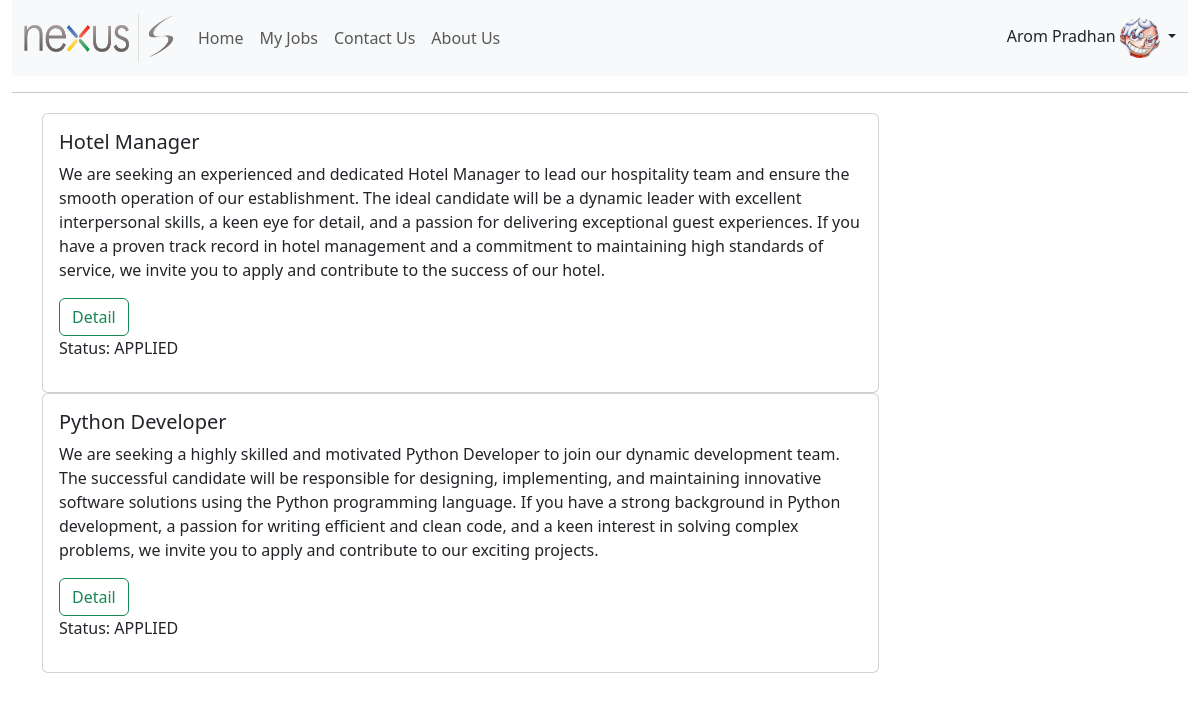
Page /my-jobs/ (signed in) on the earlier database version.
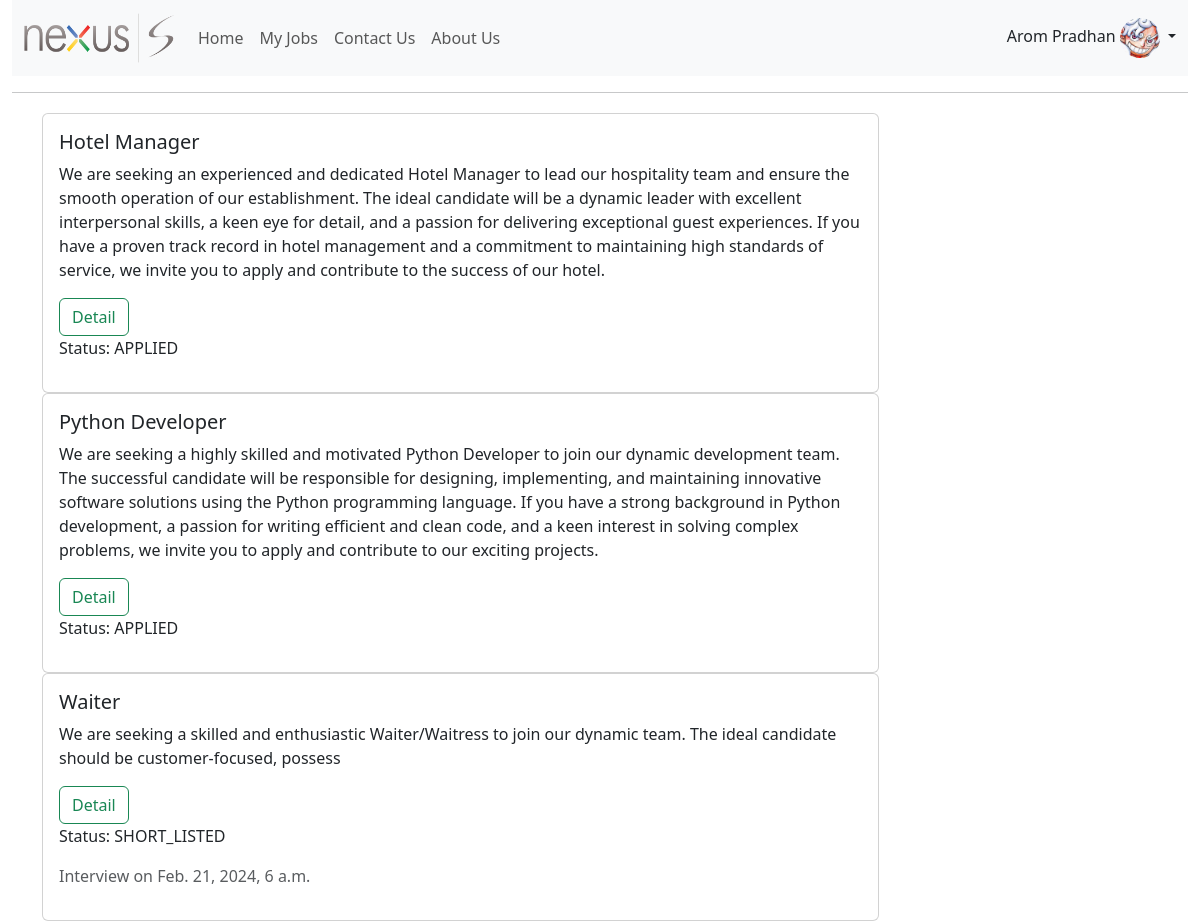
Same page on the later database version.
### core/models.py (models this page shows, shortened)
class JobApplication(BaseModel):
    status_choices = [
        ("APPLIED", "Applied"),
        ("SCREENING", "Screening"),
        ("SHORT_LISTED", "Short_Listed"),
        ("REJECTED", "Rejected"),
        ("SELECTED", "Selected"),
    ]
    job = models.ForeignKey(Job, on_delete=models.CASCADE, related_name="job_applications")
    user = models.ForeignKey(User, on_delete=models.CASCADE, related_name="user_application")
    interview_data = models.DateTimeField(null=True, blank=True)
    status = models.CharField(choices=status_choices, max_length=20)

class Job(BaseModel):
    title = models.CharField(max_length=50)
    description = models.TextField(max_length=1000)
    category = models.ForeignKey(Category, on_delete=models.CASCADE)
    application_deadline = models.DateField()
    is_active = models.BooleanField(default=False)

### core/views.py (the view)
# urls.py: path('my-jobs/', MyJobsView.as_view(), name='my_jobs'),
class MyJobsView(ListView):
    template_name = 'core/my_jobs.html'
    context_object_name = 'job_applications'
    def get_queryset(self):
        return JobApplication.objects.filter(user=self.request.user)

### templates/core/my_jobs.html
{% extends 'layouts/base.html' %}
{% block content %}
{% for application in job_applications %}
<div class="card w-75">
  <div class="card-body">
    <h5 class="card-title">{{ application.job.title }}</h5>
    <p class="card-text">{{ application.job.description }}</p>
    <a href="{% url 'job_detail' application.job.id %}" class="btn btn-outline-success">Detail</a>
    <p>Status: {{ application.status }}</p>
    {% if application.interview_data %}
      <p class="text-muted">Interview on {{ application.interview_data }}</p>
    {% endif %}
  </div>
</div>
{% endfor %}
{% endblock %}

Differences in the rows shown:
added JobApplication: job "Waiter", job.description "We are seeking a skilled and enthusiastic Waiter/Waitress to join our dynamic team. The ideal candidate should be customer-focused, possess", status "SHORT_LISTED", interview_data "Feb. 21, 2024, 6 a.m."
